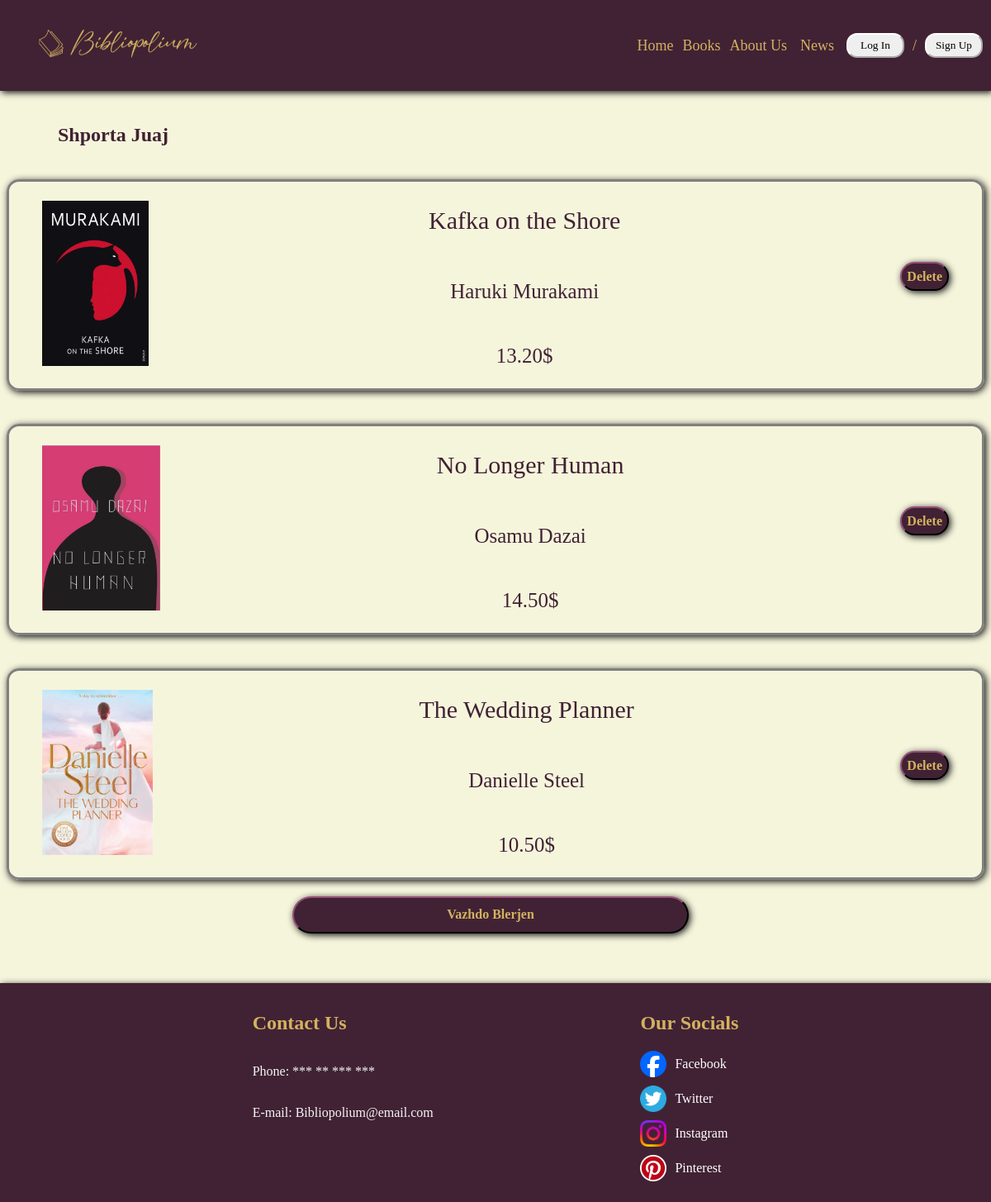
Screenshot of /Shporta.php with the database file from the repository.
### tables this page shows
CREATE TABLE `shporta` (
  `Libri` varchar(100) NOT NULL,
  `Cmimi` varchar(30) NOT NULL,
  `Autori` varchar(50) NOT NULL,
  `ImagePath` varchar(100) NOT NULL
);

### ShportaRepository.php (called while the page is built, shortened)
<?php
    class ShportaRepository{
        private $connection;
        public function __construct(){
            $conn = new DatabaseConnection;
            $this->connection = $conn->startConnection();
        }
        public function getAllBooksFromShporta(){
            $conn = $this->connection;
            $sql = "SELECT * FROM Shporta";
            $statement = $conn->query($sql);
            $books = $statement->fetchAll(PDO::FETCH_ASSOC);
            return $books;
        }
    }
?>

### Shporta.php (the view, shortened to what this page needs)
<?php
include_once('ShportaRepository.php');
$shrep = new ShportaRepository();
$books = $shrep->getAllBooksFromShporta();
?>
<!DOCTYPE html>
<html lang="en">
<head>
    <link rel="stylesheet" href="Shto.css">
</head>
<body>
    <header class="h1" style="height: 90px;">
        <div class="logo">
            <img style="border-radius: 10px;" src="logoo.png" alt="logo" height="65px">
        </div>
        <ul>
            <li><a href="Home.php">Home</a></li>
            <li><a href="Books.php" style="margin-left: -9px; margin-right: -9px;" >Books</a></li>
            <li><a href="AboutUs.php">About Us</a></li>
            <li><a href="News.php" class="news" style="margin-right: 5px;">News</a></li>
            <button class="b"><a style="text-decoration: none; color: black;" href="LogIn.php">Log In</a></button>
            <li>/</li>
            <button class="b"><a style="text-decoration: none; color: black;" href="SignUp.php">Sign Up</a></button>
        </ul>
    </header>
    <main>
        <div class="shporta">
            <h2 style="margin-left: 70px; margin-top: 40px; color: rgb(65, 34, 52);">Shporta Juaj</h2>
                <?php foreach($books as $book){ ?>
                    <div class="kutia">
                        <div class="info">
                            <div>
                                <img src="<?= $book['ImagePath'] ?>" alt="" class="libri">
                            </div>
                            <div class="librat">
                                <p class="emri"><?= $book['Libri'] ?></p>
                                <p class="autori"><?= $book['Autori'] ?></p>
                                <p class="cmimi"><?= $book['Cmimi'] ?>$</p>
                            </div>
                            <form action="DeleteShporta.php" method="post">
                                    <button class="vazhdo" style=" width: 100%; font-family: 'Times New Roman', Times, serif; height: 35px;">Delete</button>
                            </form>
                        </div>
                    </div>
                <?php } ?>
            </div>
        <button class="vazhdo" style="font-family: 'Times New Roman', Times, serif; margin-left: 29.5vw; width: 40%;">Vazhdo Blerjen</button>
        <footer>
            <div class="f">
                <div class="footerleft">
                    <h2 style="color: rgb(211, 178, 95);">Contact Us</h2>
                    <p>Phone: *** ** *** ***</p>
                    <p>E-mail: Bibliopolium@email.com</p>
                </div>
                <div class="footerright">
                    <h2 style="color: rgb(211, 178, 95);">Our Socials</h2>
                    <a href="https://www.facebook.com/"><img style="margin-right: 10px;" src="facebook.png" alt="" width="32px" height="32px">Facebook</a>
                    <a href="https://www.twitter.com/"><img style="margin-right: 10px;" src="twitter.png" alt="" width="32px" height="32px">Twitter</a>
                    <a href="https://www.instagram.com/"><img style="margin-right: 10px;" src="instagram.png" alt="" width="32px" height="32px">Instagram</a>
                    <a href="https://www.pinterest.com/"><img style="margin-right: 10px;" src="pinterest.png" alt="" width="32px" height="32px">Pinterest</a>
                </div>
            </div>
        </footer>
    </main>
</html>

### Shto.css (style rules this page uses)
body { background-color: beige; font-family: garamond; margin: 0; padding: 0; box-sizing: border-box; }
.h1 { display: flex; flex-wrap: nowrap; justify-content: space-between; background-color: rgb(65, 34, 52); color: rgb(211, 178, 95); align-items: center; position: sticky; top: 0; box-shadow: 2px 2px 8px #111; padding: 10px; }
ul { display: flex; list-style-type: none; justify-content: space-between; align-items: center; margin: 0; padding: 0; font-size: large; background-color: rgb(65, 34, 52); }
.b { border-color: white; font-family: garamond; border-radius: 13px; height: 30px; width: 70px; }
li { display: flex; flex-wrap: nowrap; justify-content: space-evenly; margin-left: 10px; margin-right: 10px; }
li>a { text-decoration: none; color: rgb(211, 178, 95); }
.shporta { display: flex; flex-direction: column; }
.kutia { border-style: solid; border-color: gray; border-radius: 15px; margin-right: 8px; margin-left: 8px; margin-top: 20px; margin-bottom: 20px; box-shadow: 2px 2px 8px #111; }
.libri { height: 200px; padding-top: 10px; padding-bottom: 10px; }
.info { display: flex; justify-content: space-between; align-items: center; margin-left: 40px; margin-right: 40px; color: rgb(65, 34, 52); }
.librat { display: flex; flex-direction: column; justify-content: center; align-items: center; }
.vazhdo { border-color: rgb(65, 34, 52); width: 40%; height: 45px; background-color: rgb(65, 34, 52); box-shadow: 2px 2px 8px #111; border-radius: 40px; font-size: 16px; color: rgb(211, 178, 95); font-weight: 600; margin-bottom: 20px; justify-content: center; }
.f { background-color: rgb(65, 34, 52); display: flex; justify-content: space-evenly; align-items: flex-start; align-content: flex-start; padding: 15px; color: whitesmoke; box-shadow: 2px 2px 8px #111; margin-top: 40px; }
.footerleft { display: flex; flex-direction: column; flex-wrap: nowrap; justify-content: center; align-items: flex-start; align-content: flex-start; color: whitesmoke; padding-left: 40px; }
.footerright { display: flex; flex-direction: column; flex-wrap: nowrap; justify-content: flex-start; align-items: flex-start; align-content: flex-start; padding-right: 40px; }
.footerright>a { display: flex; align-items: center; color: white; text-decoration: none; margin-bottom: 10px; }

### Shporta.php (style rules this page uses)
@media (min-width: 768px) { .news { margin-left: -4px; } }
@media (min-width: 768px) { .emri { font-size: 30px; } }
@media (min-width: 768px) { .autori { font-size: 25px; } }
@media (min-width: 768px) { .cmimi { font-size: 25px; } }

### rows the page displays
shporta: ImagePath (picture), Libri "Kafka on the Shore", Autori "Haruki Murakami", Cmimi "13.20"
shporta: ImagePath (picture), Libri "No Longer Human", Autori "Osamu Dazai", Cmimi "14.50"
shporta: ImagePath (picture), Libri "The Wedding Planner", Autori "Danielle Steel", Cmimi "10.50"
